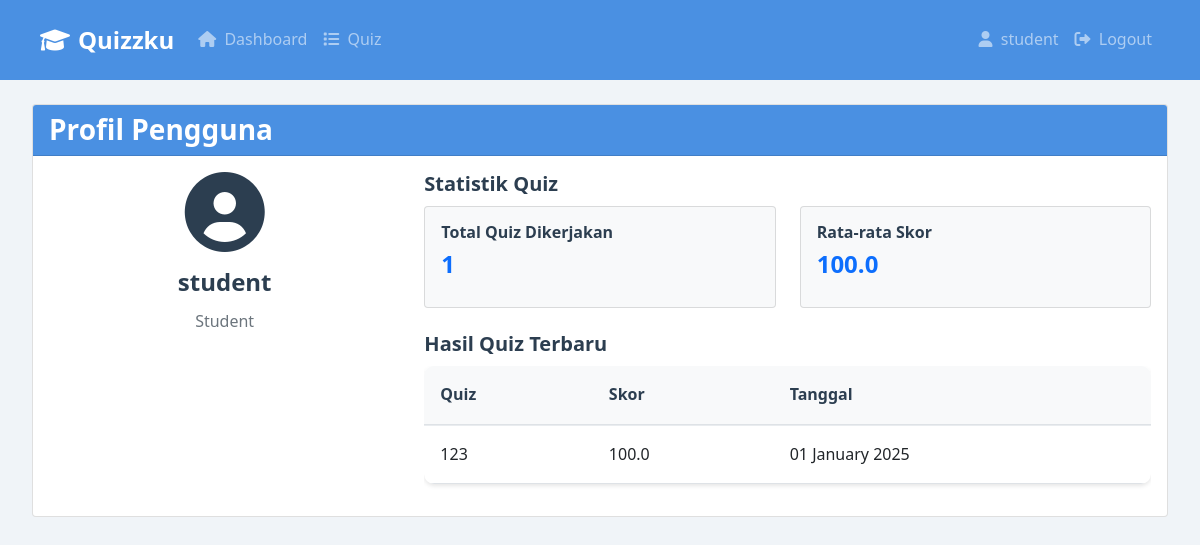
The page /profile (signed in) on the database its author committed.
### app.py (models this page shows)
class User(db.Model):
    id = db.Column(db.Integer, primary_key=True)
    username = db.Column(db.String(50), unique=True, nullable=False)
    password = db.Column(db.String(255), nullable=False)
    role = db.Column(db.String(20), nullable=False)  # 'student', 'teacher', atau 'admin'

class QuizResult(db.Model):
    id = db.Column(db.Integer, primary_key=True)
    student_id = db.Column(db.Integer, db.ForeignKey('user.id'), nullable=False)
    quiz_title = db.Column(db.String(100), nullable=False)
    score = db.Column(db.Float, nullable=False)
    submitted_at = db.Column(db.DateTime, default=datetime.now)

### app.py (the view, shortened to what this page needs)
@app.route('/profile')
@login_required
def profile():
    try:
        user = User.query.get(session['user_id'])
        if not user:
            flash('Data user tidak ditemukan', 'error')
            return redirect(url_for('logout'))
        context = {'user': user}
        if user.role == 'student':
            results = QuizResult.query.filter_by(student_id=user.id).all()
            total_quizzes_taken = len(results)
            if total_quizzes_taken > 0:
                average_score = sum(result.score for result in results) / total_quizzes_taken
                highest_score = max(result.score for result in results)
                lowest_score = min(result.score for result in results)
            else:
                average_score = highest_score = lowest_score = 0
            recent_results = QuizResult.query.filter_by(
                student_id=user.id
            ).order_by(
                QuizResult.submitted_at.desc()
            ).limit(5).all()
            context.update({
                'total_quizzes_taken': total_quizzes_taken,
                'average_score': round(average_score, 2),
                'highest_score': round(highest_score, 2),
                'lowest_score': round(lowest_score, 2),
                'recent_results': recent_results
            })
        return render_template('profile.html', **context)
    except Exception as e:
        flash(f'Terjadi kesalahan: {str(e)}', 'error')
        return redirect(url_for('index'))

### app.py (called while the page is built)
def login_required(view_func=None, *, role=None):
    def decorator(func):
        @functools.wraps(func)
        def wrapper(*args, **kwargs):
            if 'user_id' not in session:
                return redirect(url_for('login'))
            try:
                user = User.query.get(session['user_id'])
                if not user:
                    session.clear()
                    return redirect(url_for('login'))
                if role and user.role != role:
                    session.clear()
                    return redirect(url_for('login'))
                return func(*args, **kwargs)
            except Exception as e:
                print(f"Auth error: {str(e)}")
                session.clear()
                return redirect(url_for('login'))
        return wrapper
    if view_func:
        return decorator(view_func)
    return decorator

@app.after_request
def add_header(response):
    if request.path not in ['/static']:  # Don't add headers for static files
        response.headers['Cache-Control'] = 'no-store, no-cache, must-revalidate, post-check=0, pre-check=0, max-age=0'
        response.headers['Pragma'] = 'no-cache'
        response.headers['Expires'] = '-1'
    return response

### templates/profile.html (shortened to what this page needs)
{% extends "layout.html" %}
{% block content %}
<div class="container my-4">
    <div class="card">
        <div class="card-header">
            <h2 class="mb-0">Profil Pengguna</h2>
        </div>
        <div class="card-body">
            <div class="row">
                <div class="col-md-4">
                    <div class="text-center mb-4">
                        <i class="fas fa-user-circle fa-5x mb-3"></i>
                        <h3>{{ user.username }}</h3>
                        <p class="text-muted">{{ user.role|title }}</p>
                    </div>
                </div>
                <div class="col-md-8">
                    {% if user.role == 'student' %}
                        <h4>Statistik Quiz</h4>
                        <div class="row g-4 mb-4">
                            <div class="col-md-6">
                                <div class="card bg-light">
                                    <div class="card-body">
                                        <h5>Total Quiz Dikerjakan</h5>
                                        <h3 class="text-primary">{{ total_quizzes_taken }}</h3>
                                    </div>
                                </div>
                            </div>
                            <div class="col-md-6">
                                <div class="card bg-light">
                                    <div class="card-body">
                                        <h5>Rata-rata Skor</h5>
                                        <h3 class="text-primary">{{ average_score }}</h3>
                                    </div>
                                </div>
                            </div>
                        </div>
                        {% if recent_results %}
                            <h4>Hasil Quiz Terbaru</h4>
                            <div class="table-responsive">
                                <table class="table">
                                    <thead>
                                        <tr>
                                            <th>Quiz</th>
                                            <th>Skor</th>
                                            <th>Tanggal</th>
                                        </tr>
                                    </thead>
                                    <tbody>
                                        {% for result in recent_results %}
                                        <tr>
                                            <td>{{ result.quiz_title }}</td>
                                            <td>{{ result.score }}</td>
                                            <td>{{ result.submitted_at.strftime('%d %B %Y') }}</td>
                                        </tr>
                                        {% endfor %}
                                    </tbody>
                                </table>
                            </div>
                        {% endif %}
                    {% endif %}
                </div>
            </div>
        </div>
    </div>
</div>
{% endblock %}

### static/css/style.css (style rules this page uses)
:root { --primary-color: #4a90e2; --primary-dark: #357abd; --secondary-color: #2ecc71; --background-color: #f0f4f8; --text-color: #2c3e50; --text-light: #666666; --white: #ffffff; --black: #000000; --gray-100: #f8f9fa; --gray-200: #e9ecef; --gray-300: #dee2e6; --gray-400: #ced4da; --gray-500: #adb5bd; --success-color: #2ecc71; --danger-color: #e74c3c; --warning-color: #f1c40f; --info-color: #3498db; --shadow-sm: 0 2px 4px rgba(0, 0, 0, 0.1); --shadow-md: 0 4px 6px rgba(0, 0, 0, 0.1); --shadow-lg: 0 10px 15px rgba(0, 0, 0, 0.1); --transition-fast: all 0.2s ease; --transition-normal: all 0.3s ease; --transition-slow: all 0.4s ease; }
* { margin: 0; padding: 0; box-sizing: border-box; }
body { font-family: 'Segoe UI', Roboto, 'Helvetica Neue', Arial, sans-serif; background-color: var(--background-color); line-height: 1.6; color: var(--text-color); }
h1, h2, h3, h4, h5, h6 { margin-bottom: 0.5em; font-weight: 600; line-height: 1.2; }
h2 { font-size: 1.75rem; }
h3 { font-size: 1.5rem; }
h4 { font-size: 1.25rem; }
h5 { font-size: 1rem; }
.container { max-width: 1200px; margin: 0 auto; padding: 0 1rem; }
.table { width: 100%; border-collapse: separate; border-spacing: 0; background-color: var(--white); border-radius: 10px; overflow: hidden; box-shadow: var(--shadow-sm); }
.table th { background-color: var(--gray-100); padding: 1rem; text-align: left; font-weight: 600; color: var(--text-color); }
.table td { padding: 1rem; border-top: 1px solid var(--gray-200); }
.text-center { text-align: center; }
.mb-3 { margin-bottom: 1rem; }
.mb-4 { margin-bottom: 1.5rem; }

### templates/profile.html (style rules this page uses)
.card-header { background-color: var(--primary-color); color: var(--white); }

### rows shown on the page
User: username "student", role "Student"
QuizResult: quiz_title "123", score "100.0", submitted_at "01 January 2025"

### other values the page prints
{{ session.get('username', 'Profil') }} "student"
{{ total_quizzes_taken }} "1"
{{ average_score }} "100.0"
